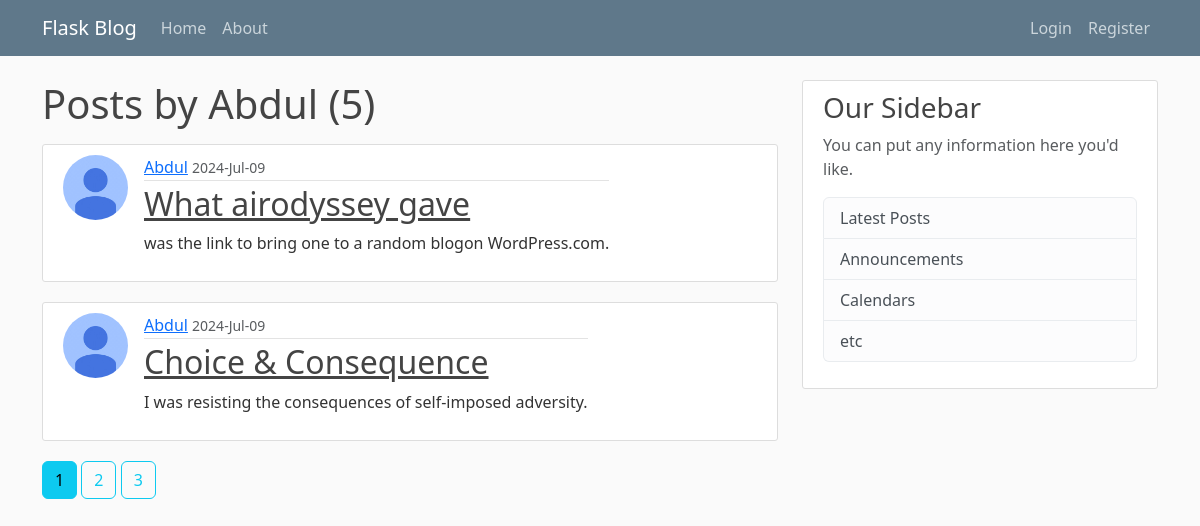
Page /user/Abdul on the committed database.
### flaskblog/models.py (models this page shows, shortened)
class User(db.Model, UserMixin):
    id = db.Column(db.Integer, primary_key = True)
    username = db.Column(db.String(20), unique = True, nullable = False)
    email = db.Column(db.String(50), unique = True, nullable = False)
    image_file = db.Column(db.String(20), nullable = False, default = 'default.jpg')
    password = db.Column(db.String(30), nullable = False)
    posts = db.relationship('Post', backref='author', lazy=True)
    comments = db.relationship('Comment', backref='author', lazy=True)

class Post(db.Model):
    id = db.Column(db.Integer, primary_key = True)
    title = db.Column(db.String(40), nullable = False)
    date_posted = db.Column(db.DateTime, nullable = False, default = datetime.utcnow)
    content = db.Column(db.Text, nullable = False)
    user_id = db.Column(db.Integer, db.ForeignKey('user.id'), nullable=False)
    comments = db.relationship('Comment', backref='origin_post', lazy=True)

### flaskblog/users/urls.py (the view)
@users.route("/user/<string:username>")
def user_posts(username):
    page = request.args.get('page', 1, type=int)
    user = User.query.filter_by(username=username).first_or_404()
    posts = Post.query.filter_by(author=user)\
                      .order_by(Post.id.desc())\
                      .paginate(page=page, per_page=2)
    return render_template('user_posts.html',posts=posts, user=user)

### flaskblog/templates/user_posts.html
{% extends "base.html" %}
{% block content %}
    <h1 class="mb-3">Posts by {{ user.username }} ({{ posts.total }})</h1>
    {% for post in posts.items %}
        <article class="media content-section d-flex">
          <img src="{{ url_for('static', filename='images/' + post.author.image_file) }}" class="rounded-circle article-img" alt="Couldn't load image">
          <div class="media-body">
            <div class="article-metadata">
              <a class="mr-2" href="{{ url_for('users.user_posts', username=post.author.username) }}">{{ post.author.username }}</a>
              <small class="text-muted">{{ post.date_posted.strftime('%Y-%b-%d') }}</small>
            </div>
            <h2><a class="article-title" href="{{ url_for('posts.one_post', post_id=post.id) }}">{{ post.title }}</a></h2>
            <p class="article-content">{{ post.content }}</p>
          </div>
        </article>
    {% endfor %}
    {% for page_num in posts.iter_pages(left_edge=1, right_edge=1, left_current=1, right_current=1) %}
    {% if page_num %}
      {% if posts.page == page_num %}
        <a href="{{ url_for('users.user_posts',username=user.username, page=page_num) }}" class="btn btn-info mb-4">{{ page_num }}</a>
      {% else  %}
        <a href="{{ url_for('users.user_posts',username=user.username, page=page_num) }}" class="btn btn-outline-info mb-4">{{ page_num }}</a>
      {% endif  %}
    {% else  %}
        <span class="text-info">...</span>
    {% endif  %}
    {% endfor %}
{% endblock %}

### flaskblog/static/main.css (style rules this page uses)
body { background: #fafafa; color: #333333; margin-top: 5rem; }
h1, h2, h3, h4, h5, h6 { color: #444444; }
.content-section { background: #ffffff; padding: 10px 20px; border: 1px solid #dddddd; border-radius: 3px; margin-bottom: 20px; }
.article-title { color: #444444; }
.article-content { white-space: pre-line; }
.article-img { height: 65px; width: 65px; margin-right: 16px; }
.article-metadata { padding-bottom: 1px; margin-bottom: 4px; border-bottom: 1px solid #e3e3e3 }

### rows in the picture
User: username "Abdul"
Post: image_file (placeholder picture), author.username "Abdul", date_posted "2024-Jul-09", title "What airodyssey gave", content "was the link to bring one to a random blogon WordPress.com."
Post: image_file (placeholder picture), author.username "Abdul", date_posted "2024-Jul-09", title "Choice & Consequence", content "I was resisting the consequences of self-imposed adversity."

### other values in the picture
{{ posts.total }} "5"
{{ page_num }} "1"
{{ page_num }} "2" "3"
